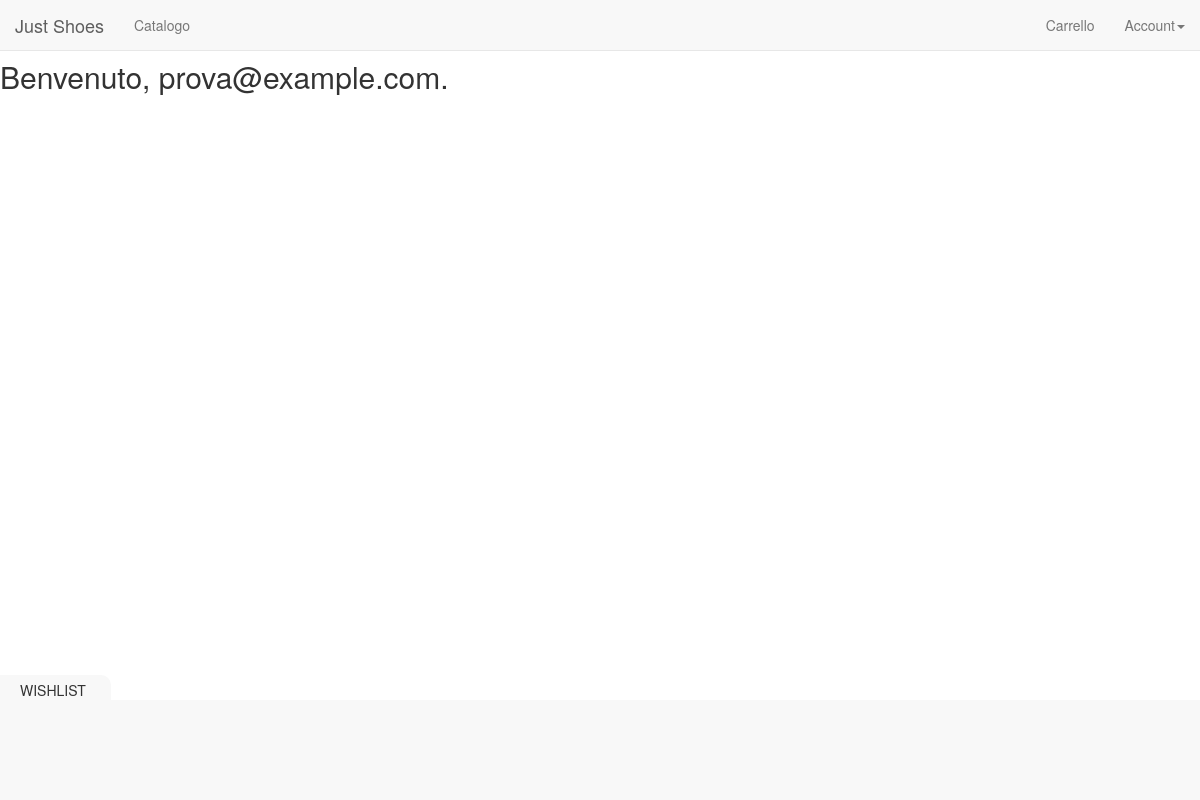
The page / (signed in) on the database as committed earlier.
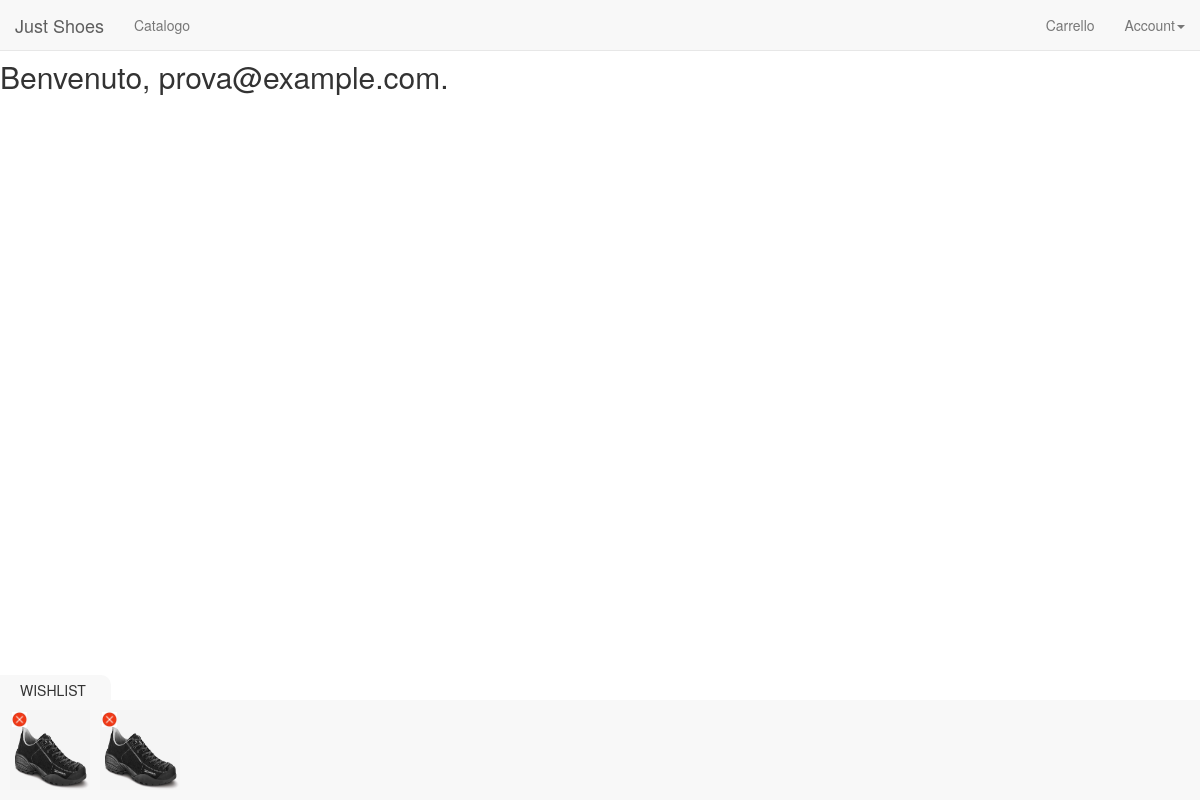
The same page on the database as committed later.
### tables this page shows
CREATE TABLE `Wishlist` (
  `id_utente` int(10) DEFAULT NULL,
  `id_scarpa` int(10) DEFAULT NULL
);

CREATE TABLE `Scarpa` (
  `id_scarpa` int(10) NOT NULL,
  `codice` varchar(20) NOT NULL,
  `nome` varchar(100) NOT NULL,
  `prezzo` float DEFAULT NULL,
  `sconto` float NOT NULL,
  `id_marca` int(10) DEFAULT NULL,
  `foto` varchar(100) DEFAULT NULL,
  `descrizione` varchar(1000) NOT NULL
);

### cliente/wishlist.php (the view)
<?php
  $wishes = $mysqli->query("SELECT * FROM Wishlist JOIN Scarpa ON Wishlist.id_scarpa = Scarpa.id_scarpa WHERE id_utente = ".$_SESSION["id_utente"]);
?>
<div class="wishlist">
    <div class="wish-label">WISHLIST</div>
    <?php
      while($wish = $wishes->fetch_array(MYSQLI_ASSOC)){
        echo '<div class="wish-thumb">
                <a href="./scarpa.php?id='.$wish["id_scarpa"].'">
                  <img class="wish-img" src="./img/scarpe/'.$wish["foto"].'"/>
                </a>
                <a href="./cliente/wishlist-delete.php?id='.$wish["id_scarpa"].'">
                  <img class="wish-delete"/ src="./img/wish-delete.png">
                </a>
              </div>';
      }
    ?>
</div>

Rows that differ between the two databases and show on the page:
added wishlist: id_scarpa.foto (picture)
added wishlist: id_scarpa.foto (picture)
